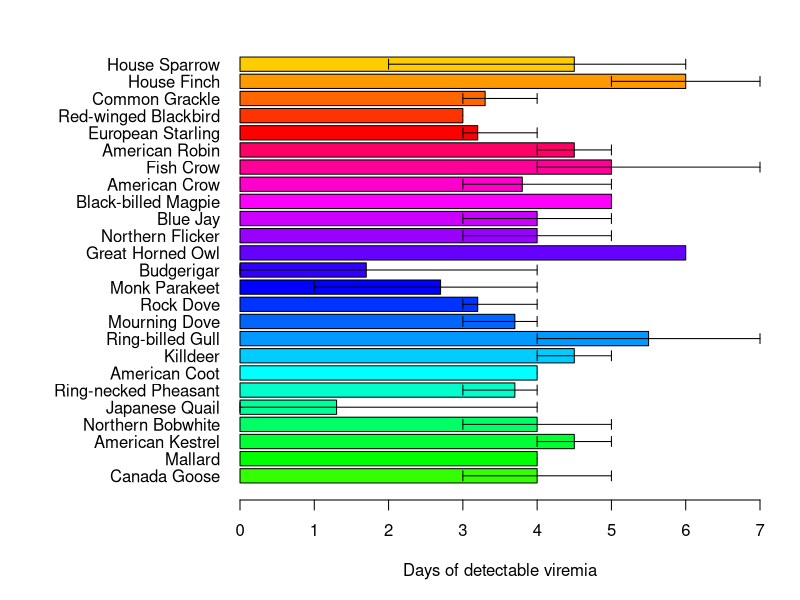
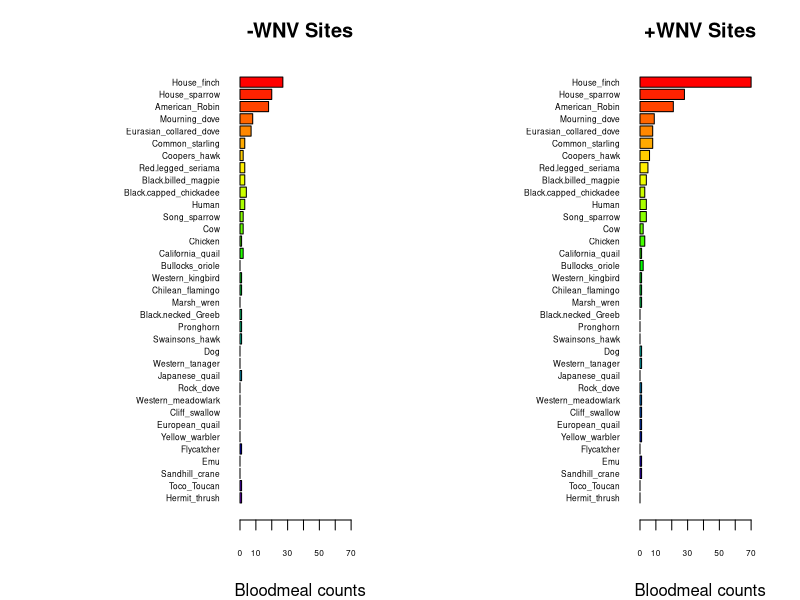
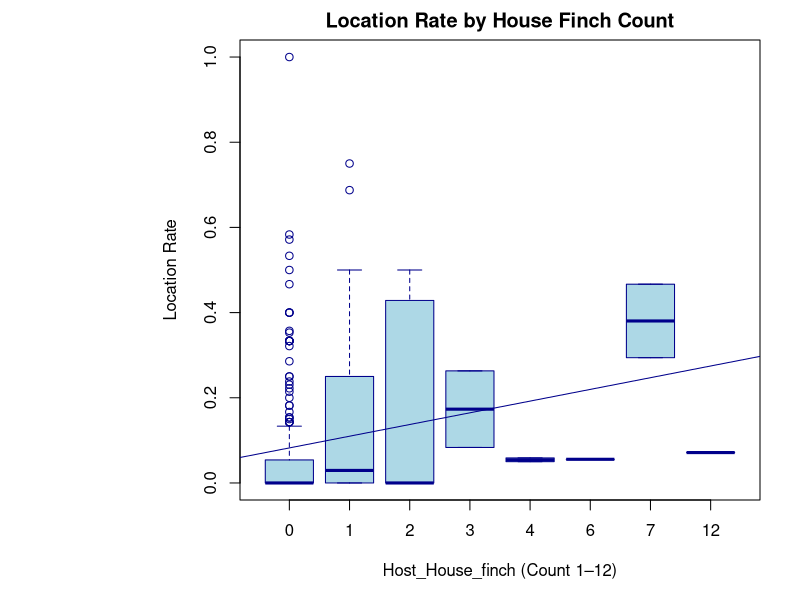
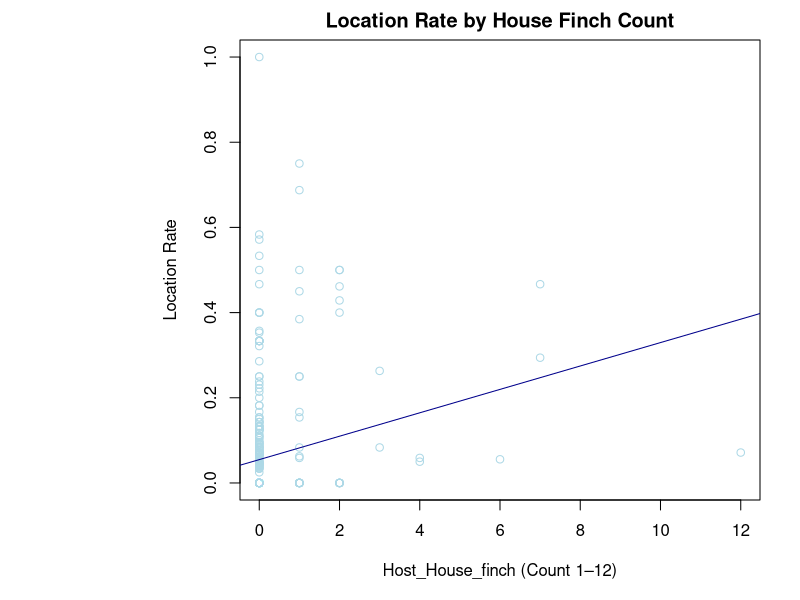
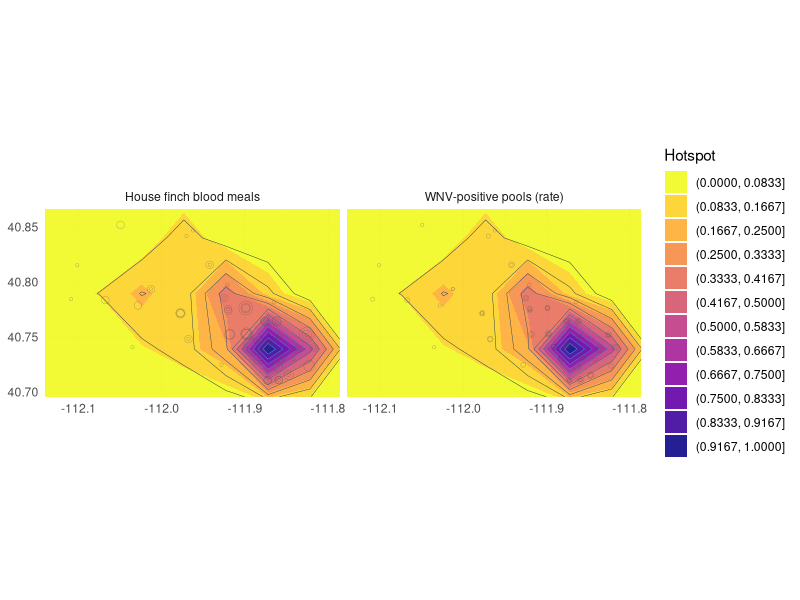

R code for these plots, in order:
## ---- chunk 1
knitr::opts_chunk$set(echo = TRUE)
## ---- chunk 2
# Manually transcribe duration (mean, lo, hi) from the last table column
duration <- data.frame(
  Bird = c("Canada Goose","Mallard", 
           "American Kestrel","Northern Bobwhite",
           "Japanese Quail","Ring-necked Pheasant",
           "American Coot","Killdeer",
           "Ring-billed Gull","Mourning Dove",
           "Rock Dove","Monk Parakeet",
           "Budgerigar","Great Horned Owl",
           "Northern Flicker","Blue Jay",
           "Black-billed Magpie","American Crow",
           "Fish Crow","American Robin",
           "European Starling","Red-winged Blackbird",
           "Common Grackle","House Finch","House Sparrow"),
  mean = c(4.0,4.0,4.5,4.0,1.3,3.7,4.0,4.5,5.5,3.7,3.2,2.7,1.7,6.0,4.0,
           4.0,5.0,3.8,5.0,4.5,3.2,3.0,3.3,6.0,4.5),
  lo   = c(3,4,4,3,0,3,4,4,4,3,3,1,0,6,3,
           3,5,3,4,4,3,3,3,5,2),
  hi   = c(5,4,5,5,4,4,4,5,7,4,4,4,4,6,5,
           5,5,5,7,5,4,3,4,7,6)
)

# Choose some colors
cols <- c(rainbow(30)[c(10:29,1:5)])  # rainbow colors

# horizontal barplot
par(mar=c(5,12,2,2))  # wider left margin for names
bp <- barplot(duration$mean, horiz=TRUE, names.arg=duration$Bird,
              las=1, col=cols, xlab="Days of detectable viremia", xlim=c(0,7))

# add error bars
arrows(duration$lo, bp, duration$hi, bp,
       angle=90, code=3, length=0.05, col="black", xpd=TRUE)
## ---- chunk 3
## import counts_matrix: data.frame with column 'loc_positives' (0/1) and host columns 'host_*'
counts_matrix <- read.csv("./bloodmeal_plusWNV_for_BIOL3070.csv")

## 1) Identify host columns
host_cols <- grep("^host_", names(counts_matrix), value = TRUE)

if (length(host_cols) == 0) {
  stop("No columns matching '^host_' were found in counts_matrix.")
}

## 2) Ensure loc_positives is present and has both levels 0 and 1 where possible
counts_matrix$loc_positives <- factor(counts_matrix$loc_positives, levels = c(0, 1))

## 3) Aggregate host counts by loc_positives
agg <- stats::aggregate(
  counts_matrix[, host_cols, drop = FALSE],
  by = list(loc_positives = counts_matrix$loc_positives),
  FUN = function(x) sum(as.numeric(x), na.rm = TRUE)
)

## make sure both rows exist; if one is missing, add a zero row
need_levels <- setdiff(levels(counts_matrix$loc_positives), as.character(agg$loc_positives))
if (length(need_levels)) {
  zero_row <- as.list(rep(0, length(host_cols)))
  names(zero_row) <- host_cols
  for (lv in need_levels) {
    agg <- rbind(agg, c(lv, zero_row))
  }
  ## restore proper type
  agg$loc_positives <- factor(agg$loc_positives, levels = c("0","1"))
  ## coerce numeric host cols (they may have become character after rbind)
  for (hc in host_cols) agg[[hc]] <- as.numeric(agg[[hc]])
  agg <- agg[order(agg$loc_positives), , drop = FALSE]
}

## 4) Decide species order (overall abundance, descending)
overall <- colSums(agg[, host_cols, drop = FALSE], na.rm = TRUE)
host_order <- names(sort(overall, decreasing = TRUE))
species_labels <- rev(sub("^host_", "", host_order))  # nicer labels

## 5) Build count vectors for each panel in the SAME order
counts0 <- rev(as.numeric(agg[agg$loc_positives == 0, host_order, drop = TRUE]))
counts1 <- rev(as.numeric(agg[agg$loc_positives == 1, host_order, drop = TRUE]))

## 6) Colors: reuse your existing 'cols' if it exists and is long enough; otherwise generate
if (exists("cols") && length(cols) >= length(host_order)) {
  species_colors <- setNames(cols[seq_along(host_order)], species_labels)
} else {
  species_colors <- setNames(rainbow(length(host_order) + 10)[seq_along(host_order)], species_labels)
}

## 7) Shared x-limit for comparability
xmax <- max(c(counts0, counts1), na.rm = TRUE)
xmax <- if (is.finite(xmax)) xmax else 1
xlim_use <- c(0, xmax * 1.08)

## 8) Plot: two horizontal barplots with identical order and colors
op <- par(mfrow = c(1, 2),
          mar = c(4, 12, 3, 2),  # big left margin for species names
          xaxs = "i")           # a bit tighter axis padding

## Panel A: No WNV detected (loc_positives = 0)
barplot(height = counts0,
        names.arg = species_labels, 
        cex.names = .5,
        cex.axis = .5,
        col = rev(unname(species_colors[species_labels])),
        horiz = TRUE,
        las = 1,
        xlab = "Bloodmeal counts",
        main = "-WNV Sites",
        xlim = xlim_use)

## Panel B: WNV detected (loc_positives = 1)
barplot(height = counts1,
        names.arg = species_labels, 
        cex.names = .5,
        cex.axis = .5,
        col = rev(unname(species_colors[species_labels])),
        horiz = TRUE,
        las = 1,
        xlab = "Bloodmeal counts",
        main = "+WNV Sites",
        xlim = xlim_use)

par(op)

## Keep the colors mapping for reuse elsewhere
host_species_colors <- species_colors
## ---- chunk 4

#glm: house-finch correlated with WNV positivity rate of pools?
glm2 <- glm(loc_rate ~ host_House_finch,
            data = counts_matrix)
summary(glm2)


# Basic boxplot
boxplot(loc_rate ~ host_House_finch, 
        data = counts_matrix,
        main = "Location Rate by House Finch Count",
        xlab = "Host_House_finch (Count 1–12)",
        ylab = "Location Rate",
        col = "lightblue",
        border = "darkblue")
abline(glm2, col = "darkblue")


# Basic scatterplot
plot(loc_rate ~ host_House_finch, 
        data = counts_matrix,
        main = "Location Rate by House Finch Count",
        xlab = "Host_House_finch (Count 1–12)",
        ylab = "Location Rate",
        col = "lightblue",
        border = "darkblue")
abline(glm2, col = "darkblue")

## ---- chunk 5
library(dplyr)
library(tidyr)
library(ggplot2)

hm <- counts_matrix %>%
  filter(!is.na(long), !is.na(lat)) %>%
  transmute(
    long, lat,
    `WNV-positive pools (rate)` = loc_rate,
    `House finch blood meals`   = host_House_finch
  ) %>%
  pivot_longer(-c(long, lat), names_to = "metric", values_to = "value") %>%
  mutate(value = ifelse(is.na(value), 0, value))

# plot extent (a small pad around data)
xpad <- diff(range(hm$long))*0.05
ypad <- diff(range(hm$lat))*0.05
xlim <- range(hm$long) + c(-xpad, xpad)
ylim <- range(hm$lat) + c(-ypad, ypad)

ggplot(hm, aes(long, lat)) +
  borders("state", regions = "utah", colour = "grey75", fill = NA) +
  # KDE hotspot, weighted by value
  stat_density_2d_filled(
    aes(weight = value, fill = after_stat(level)),
    contour_var = "ndensity", geom = "polygon",
    bins = 12, alpha = 0.9, adjust = 0.8
  ) +
  # optional faint contours
  stat_density_2d(
    aes(weight = value, color = after_stat(level)),
    contour_var = "ndensity", bins = 12, linewidth = 0.15, show.legend = FALSE
  ) +
  # show sites lightly on top
  geom_point(aes(size = pmax(value, 0.0001)), alpha = 0.5, shape = 21, stroke = 0.2,
             fill = NA, color = "grey30", show.legend = FALSE) +
  coord_quickmap(xlim = xlim, ylim = ylim) +
  facet_wrap(~ metric, nrow = 1) +
  scale_fill_viridis_d(option = "C", direction = -1, name = "Hotspot") +
  guides(color = "none") +
  theme_minimal() +
  labs(x = NULL, y = NULL)
